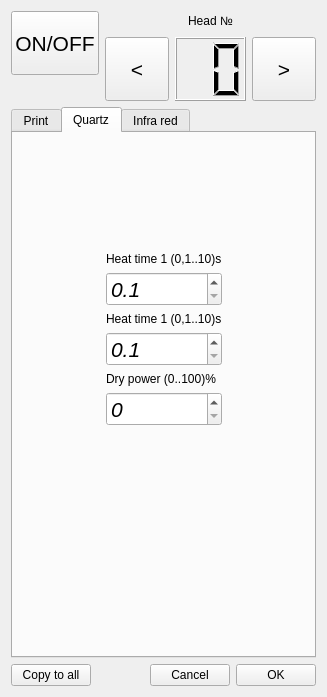
<?xml version="1.0" encoding="UTF-8"?>
<ui version="4.0">
 <class>SettingDialog</class>
 <widget class="QWidget" name="SettingDialog">
  <property name="geometry">
   <rect>
    <x>0</x>
    <y>0</y>
    <width>327</width>
    <height>697</height>
   </rect>
  </property>
  <property name="windowTitle">
   <string>Dialog</string>
  </property>
  <property name="locale">
   <locale language="English" country="UnitedStates"/>
  </property>
  <layout class="QVBoxLayout" name="verticalLayout_9" stretch="1,10,1">
   <item>
    <layout class="QHBoxLayout" name="horizontalLayout_6">
     <item>
      <layout class="QVBoxLayout" name="verticalLayout_20">
       <item>
        <widget class="QPushButton" name="pButtonHeadOnOff">
         <property name="minimumSize">
          <size>
           <width>64</width>
           <height>64</height>
          </size>
         </property>
         <property name="font">
          <font>
           <pointsize>16</pointsize>
          </font>
         </property>
         <property name="text">
          <string>ON/OFF</string>
         </property>
         <property name="checkable">
          <bool>true</bool>
         </property>
        </widget>
       </item>
       <item>
        <spacer name="verticalSpacer_9">
         <property name="orientation">
          <enum>Qt::Vertical</enum>
         </property>
         <property name="sizeHint" stdset="0">
          <size>
           <width>20</width>
           <height>40</height>
          </size>
         </property>
        </spacer>
       </item>
      </layout>
     </item>
     <item>
      <layout class="QVBoxLayout" name="verticalLayout">
       <item>
        <layout class="QHBoxLayout" name="horizontalLayout_5">
         <item>
          <spacer name="horizontalSpacer_5">
           <property name="orientation">
            <enum>Qt::Horizontal</enum>
           </property>
           <property name="sizeHint" stdset="0">
            <size>
             <width>40</width>
             <height>20</height>
            </size>
           </property>
          </spacer>
         </item>
         <item>
          <widget class="QLabel" name="label_12">
           <property name="text">
            <string>Head №</string>
           </property>
          </widget>
         </item>
         <item>
          <spacer name="horizontalSpacer_6">
           <property name="orientation">
            <enum>Qt::Horizontal</enum>
           </property>
           <property name="sizeHint" stdset="0">
            <size>
             <width>40</width>
             <height>20</height>
            </size>
           </property>
          </spacer>
         </item>
        </layout>
       </item>
       <item>
        <layout class="QHBoxLayout" name="horizontalLayout_4">
         <item>
          <widget class="QPushButton" name="pButtonHeadNoDec">
           <property name="minimumSize">
            <size>
             <width>64</width>
             <height>64</height>
            </size>
           </property>
           <property name="maximumSize">
            <size>
             <width>64</width>
             <height>64</height>
            </size>
           </property>
           <property name="font">
            <font>
             <pointsize>16</pointsize>
            </font>
           </property>
           <property name="text">
            <string>&lt;</string>
           </property>
          </widget>
         </item>
         <item>
          <widget class="QLCDNumber" name="lcdNumberHeadNo">
           <property name="digitCount">
            <number>2</number>
           </property>
          </widget>
         </item>
         <item>
          <widget class="QPushButton" name="pButtonHeadNoInc">
           <property name="minimumSize">
            <size>
             <width>64</width>
             <height>64</height>
            </size>
           </property>
           <property name="maximumSize">
            <size>
             <width>64</width>
             <height>64</height>
            </size>
           </property>
           <property name="font">
            <font>
             <pointsize>16</pointsize>
            </font>
           </property>
           <property name="text">
            <string>&gt;</string>
           </property>
          </widget>
         </item>
        </layout>
       </item>
      </layout>
     </item>
    </layout>
   </item>
   <item>
    <widget class="QTabWidget" name="tabWidget">
     <property name="tabPosition">
      <enum>QTabWidget::North</enum>
     </property>
     <property name="tabShape">
      <enum>QTabWidget::Rounded</enum>
     </property>
     <property name="currentIndex">
      <number>1</number>
     </property>
     <property name="iconSize">
      <size>
       <width>33</width>
       <height>33</height>
      </size>
     </property>
     <widget class="QWidget" name="tabPrint">
      <attribute name="icon">
       <iconset resource="icons.qrc">
        <normaloff>:/new/icons/icons/brush.png</normaloff>:/new/icons/icons/brush.png</iconset>
      </attribute>
      <attribute name="title">
       <string>Print</string>
      </attribute>
      <layout class="QVBoxLayout" name="verticalLayout_25">
       <item>
        <layout class="QHBoxLayout" name="horizontalLayout">
         <item>
          <layout class="QVBoxLayout" name="verticalLayout_7">
           <item>
            <layout class="QVBoxLayout" name="verticalLayout_2" stretch="1,0">
             <item>
              <widget class="QLabel" name="label">
               <property name="text">
                <string>Rear speed (5..100)%</string>
               </property>
              </widget>
             </item>
             <item>
              <widget class="QDoubleSpinBox" name="spinBoxRearSpeed">
               <property name="sizePolicy">
                <sizepolicy hsizetype="Minimum" vsizetype="Minimum">
                 <horstretch>0</horstretch>
                 <verstretch>0</verstretch>
                </sizepolicy>
               </property>
               <property name="font">
                <font>
                 <pointsize>16</pointsize>
                 <italic>true</italic>
                </font>
               </property>
               <property name="decimals">
                <number>0</number>
               </property>
               <property name="minimum">
                <double>5.000000000000000</double>
               </property>
               <property name="maximum">
                <double>100.000000000000000</double>
               </property>
              </widget>
             </item>
            </layout>
           </item>
           <item>
            <layout class="QVBoxLayout" name="verticalLayout_3" stretch="1,0">
             <item>
              <widget class="QLabel" name="label_2">
               <property name="text">
                <string>Front speed (5..100)%</string>
               </property>
              </widget>
             </item>
             <item>
              <widget class="QDoubleSpinBox" name="spinBoxFrontSpeed">
               <property name="sizePolicy">
                <sizepolicy hsizetype="Minimum" vsizetype="Minimum">
                 <horstretch>0</horstretch>
                 <verstretch>0</verstretch>
                </sizepolicy>
               </property>
               <property name="font">
                <font>
                 <pointsize>16</pointsize>
                 <italic>true</italic>
                </font>
               </property>
               <property name="decimals">
                <number>0</number>
               </property>
               <property name="minimum">
                <double>5.000000000000000</double>
               </property>
               <property name="maximum">
                <double>100.000000000000000</double>
               </property>
              </widget>
             </item>
            </layout>
           </item>
           <item>
            <layout class="QVBoxLayout" name="verticalLayout_4" stretch="0,0">
             <item>
              <widget class="QLabel" name="label_3">
               <property name="text">
                <string>Strok count (1..10)</string>
               </property>
              </widget>
             </item>
             <item>
              <widget class="QDoubleSpinBox" name="spinBoxStrokCount">
               <property name="sizePolicy">
                <sizepolicy hsizetype="Minimum" vsizetype="Minimum">
                 <horstretch>0</horstretch>
                 <verstretch>0</verstretch>
                </sizepolicy>
               </property>
               <property name="font">
                <font>
                 <pointsize>16</pointsize>
                 <italic>true</italic>
                </font>
               </property>
               <property name="decimals">
                <number>0</number>
               </property>
               <property name="minimum">
                <double>1.000000000000000</double>
               </property>
               <property name="maximum">
                <double>10.000000000000000</double>
               </property>
              </widget>
             </item>
            </layout>
           </item>
          </layout>
         </item>
         <item>
          <layout class="QVBoxLayout" name="verticalLayout_8">
           <item>
            <layout class="QVBoxLayout" name="verticalLayout_5" stretch="1,10">
             <item>
              <widget class="QLabel" name="label_5">
               <property name="text">
                <string>Rear range (0..30) inch</string>
               </property>
              </widget>
             </item>
             <item>
              <widget class="QDoubleSpinBox" name="dSpinBoxRearRange">
               <property name="sizePolicy">
                <sizepolicy hsizetype="Minimum" vsizetype="Minimum">
                 <horstretch>0</horstretch>
                 <verstretch>0</verstretch>
                </sizepolicy>
               </property>
               <property name="font">
                <font>
                 <pointsize>16</pointsize>
                 <italic>true</italic>
                </font>
               </property>
               <property name="decimals">
                <number>1</number>
               </property>
               <property name="maximum">
                <double>30.000000000000000</double>
               </property>
              </widget>
             </item>
            </layout>
           </item>
           <item>
            <layout class="QVBoxLayout" name="verticalLayout_6" stretch="1,10">
             <item>
              <widget class="QLabel" name="label_6">
               <property name="text">
                <string>Front range (0..30) inch</string>
               </property>
              </widget>
             </item>
             <item>
              <widget class="QDoubleSpinBox" name="dSpinBoxFrontRange">
               <property name="sizePolicy">
                <sizepolicy hsizetype="Minimum" vsizetype="Minimum">
                 <horstretch>0</horstretch>
                 <verstretch>0</verstretch>
                </sizepolicy>
               </property>
               <property name="font">
                <font>
                 <pointsize>16</pointsize>
                 <italic>true</italic>
                </font>
               </property>
               <property name="decimals">
                <number>1</number>
               </property>
               <property name="maximum">
                <double>30.000000000000000</double>
               </property>
              </widget>
             </item>
            </layout>
           </item>
           <item>
            <spacer name="verticalSpacer">
             <property name="orientation">
              <enum>Qt::Vertical</enum>
             </property>
             <property name="sizeHint" stdset="0">
              <size>
               <width>20</width>
               <height>40</height>
              </size>
             </property>
            </spacer>
           </item>
          </layout>
         </item>
        </layout>
       </item>
       <item>
        <layout class="QVBoxLayout" name="verticalLayout_24">
         <item>
          <layout class="QHBoxLayout" name="horizontalLayout_8">
           <item>
            <layout class="QVBoxLayout" name="verticalLayout_23">
             <item>
              <widget class="QPushButton" name="pushButtonPlast">
               <property name="sizePolicy">
                <sizepolicy hsizetype="Expanding" vsizetype="Minimum">
                 <horstretch>0</horstretch>
                 <verstretch>0</verstretch>
                </sizepolicy>
               </property>
               <property name="minimumSize">
                <size>
                 <width>65</width>
                 <height>55</height>
                </size>
               </property>
               <property name="text">
                <string>Plast</string>
               </property>
               <property name="icon">
                <iconset resource="icons.qrc">
                 <normaloff>:/new/icons/icons/Bucket.png</normaloff>:/new/icons/icons/Bucket.png</iconset>
               </property>
               <property name="iconSize">
                <size>
                 <width>40</width>
                 <height>40</height>
                </size>
               </property>
              </widget>
             </item>
             <item>
              <spacer name="verticalSpacer_2">
               <property name="orientation">
                <enum>Qt::Vertical</enum>
               </property>
               <property name="sizeHint" stdset="0">
                <size>
                 <width>20</width>
                 <height>40</height>
                </size>
               </property>
              </spacer>
             </item>
             <item>
              <widget class="QPushButton" name="pushButtonMTPMove">
               <property name="sizePolicy">
                <sizepolicy hsizetype="Expanding" vsizetype="Minimum">
                 <horstretch>0</horstretch>
                 <verstretch>0</verstretch>
                </sizepolicy>
               </property>
               <property name="minimumSize">
                <size>
                 <width>65</width>
                 <height>55</height>
                </size>
               </property>
               <property name="text">
                <string>MPT move</string>
               </property>
               <property name="icon">
                <iconset resource="icons.qrc">
                 <normaloff>:/arrows/icons/arrows/arrowUD.png</normaloff>:/arrows/icons/arrows/arrowUD.png</iconset>
               </property>
               <property name="iconSize">
                <size>
                 <width>40</width>
                 <height>40</height>
                </size>
               </property>
              </widget>
             </item>
            </layout>
           </item>
           <item>
            <layout class="QVBoxLayout" name="verticalLayout_21">
             <item>
              <widget class="QPushButton" name="pushButtonFL">
               <property name="sizePolicy">
                <sizepolicy hsizetype="Expanding" vsizetype="Minimum">
                 <horstretch>0</horstretch>
                 <verstretch>0</verstretch>
                </sizepolicy>
               </property>
               <property name="minimumSize">
                <size>
                 <width>65</width>
                 <height>55</height>
                </size>
               </property>
               <property name="text">
                <string>FL</string>
               </property>
               <property name="icon">
                <iconset resource="icons.qrc">
                 <normaloff>:/new/icons/icons/sqfl_up.png</normaloff>:/new/icons/icons/sqfl_up.png</iconset>
               </property>
               <property name="iconSize">
                <size>
                 <width>40</width>
                 <height>40</height>
                </size>
               </property>
              </widget>
             </item>
             <item>
              <widget class="QPushButton" name="pushButtonFL_SQ">
               <property name="sizePolicy">
                <sizepolicy hsizetype="Expanding" vsizetype="Minimum">
                 <horstretch>0</horstretch>
                 <verstretch>0</verstretch>
                </sizepolicy>
               </property>
               <property name="minimumSize">
                <size>
                 <width>65</width>
                 <height>55</height>
                </size>
               </property>
               <property name="text">
                <string>FL/SQ up</string>
               </property>
               <property name="icon">
                <iconset resource="icons.qrc">
                 <normaloff>:/new/icons/icons/sqfl_middle.png</normaloff>:/new/icons/icons/sqfl_middle.png</iconset>
               </property>
               <property name="iconSize">
                <size>
                 <width>40</width>
                 <height>40</height>
                </size>
               </property>
              </widget>
             </item>
             <item>
              <widget class="QPushButton" name="pushButtonSQ">
               <property name="sizePolicy">
                <sizepolicy hsizetype="Expanding" vsizetype="Minimum">
                 <horstretch>0</horstretch>
                 <verstretch>0</verstretch>
                </sizepolicy>
               </property>
               <property name="minimumSize">
                <size>
                 <width>65</width>
                 <height>55</height>
                </size>
               </property>
               <property name="text">
                <string>SQ</string>
               </property>
               <property name="icon">
                <iconset resource="icons.qrc">
                 <normaloff>:/new/icons/icons/sqfl_down.png</normaloff>:/new/icons/icons/sqfl_down.png</iconset>
               </property>
               <property name="iconSize">
                <size>
                 <width>40</width>
                 <height>40</height>
                </size>
               </property>
              </widget>
             </item>
            </layout>
           </item>
           <item>
            <layout class="QVBoxLayout" name="verticalLayout_22">
             <item>
              <widget class="QPushButton" name="pushButtonMoveRear">
               <property name="sizePolicy">
                <sizepolicy hsizetype="Expanding" vsizetype="Minimum">
                 <horstretch>0</horstretch>
                 <verstretch>0</verstretch>
                </sizepolicy>
               </property>
               <property name="minimumSize">
                <size>
                 <width>65</width>
                 <height>55</height>
                </size>
               </property>
               <property name="text">
                <string>Rear</string>
               </property>
               <property name="icon">
                <iconset resource="icons.qrc">
                 <normaloff>:/arrows/icons/arrows/arrowUR.png</normaloff>:/arrows/icons/arrows/arrowUR.png</iconset>
               </property>
               <property name="iconSize">
                <size>
                 <width>40</width>
                 <height>40</height>
                </size>
               </property>
              </widget>
             </item>
             <item>
              <widget class="QPushButton" name="pushButtonMoveFront">
               <property name="sizePolicy">
                <sizepolicy hsizetype="Expanding" vsizetype="Minimum">
                 <horstretch>0</horstretch>
                 <verstretch>0</verstretch>
                </sizepolicy>
               </property>
               <property name="minimumSize">
                <size>
                 <width>65</width>
                 <height>55</height>
                </size>
               </property>
               <property name="text">
                <string>Front</string>
               </property>
               <property name="icon">
                <iconset resource="icons.qrc">
                 <normaloff>:/arrows/icons/arrows/arrowDL.png</normaloff>:/arrows/icons/arrows/arrowDL.png</iconset>
               </property>
               <property name="iconSize">
                <size>
                 <width>40</width>
                 <height>40</height>
                </size>
               </property>
              </widget>
             </item>
             <item>
              <widget class="QPushButton" name="pushButtonMoveTest">
               <property name="sizePolicy">
                <sizepolicy hsizetype="Expanding" vsizetype="Minimum">
                 <horstretch>0</horstretch>
                 <verstretch>0</verstretch>
                </sizepolicy>
               </property>
               <property name="minimumSize">
                <size>
                 <width>65</width>
                 <height>55</height>
                </size>
               </property>
               <property name="text">
                <string>Test</string>
               </property>
               <property name="icon">
                <iconset resource="icons.qrc">
                 <normaloff>:/arrows/icons/arrows/arrowLR2.png</normaloff>:/arrows/icons/arrows/arrowLR2.png</iconset>
               </property>
               <property name="iconSize">
                <size>
                 <width>40</width>
                 <height>40</height>
                </size>
               </property>
              </widget>
             </item>
            </layout>
           </item>
          </layout>
         </item>
         <item>
          <layout class="QHBoxLayout" name="horizontalLayout_9">
           <item>
            <widget class="QPushButton" name="pushButtonPressure">
             <property name="sizePolicy">
              <sizepolicy hsizetype="Expanding" vsizetype="Minimum">
               <horstretch>0</horstretch>
               <verstretch>0</verstretch>
              </sizepolicy>
             </property>
             <property name="minimumSize">
              <size>
               <width>65</width>
               <height>55</height>
              </size>
             </property>
             <property name="text">
              <string>Pressure</string>
             </property>
             <property name="iconSize">
              <size>
               <width>40</width>
               <height>40</height>
              </size>
             </property>
            </widget>
           </item>
           <item>
            <widget class="QPushButton" name="pushButtonHoldOn">
             <property name="sizePolicy">
              <sizepolicy hsizetype="Expanding" vsizetype="Minimum">
               <horstretch>0</horstretch>
               <verstretch>0</verstretch>
              </sizepolicy>
             </property>
             <property name="minimumSize">
              <size>
               <width>65</width>
               <height>55</height>
              </size>
             </property>
             <property name="text">
              <string>Hold on</string>
             </property>
             <property name="icon">
              <iconset resource="icons.qrc">
               <normaloff>:/new/icons/icons/handNO.png</normaloff>:/new/icons/icons/handNO.png</iconset>
             </property>
             <property name="iconSize">
              <size>
               <width>40</width>
               <height>40</height>
              </size>
             </property>
             <property name="checkable">
              <bool>true</bool>
             </property>
            </widget>
           </item>
           <item>
            <spacer name="horizontalSpacer_8">
             <property name="orientation">
              <enum>Qt::Horizontal</enum>
             </property>
             <property name="sizeHint" stdset="0">
              <size>
               <width>40</width>
               <height>20</height>
              </size>
             </property>
            </spacer>
           </item>
          </layout>
         </item>
        </layout>
       </item>
      </layout>
     </widget>
     <widget class="QWidget" name="tabQuartz">
      <attribute name="icon">
       <iconset resource="icons.qrc">
        <normaloff>:/new/icons/icons/lamp.png</normaloff>:/new/icons/icons/lamp.png</iconset>
      </attribute>
      <attribute name="title">
       <string>Quartz</string>
      </attribute>
      <layout class="QHBoxLayout" name="horizontalLayout_2">
       <item>
        <spacer name="horizontalSpacer_2">
         <property name="orientation">
          <enum>Qt::Horizontal</enum>
         </property>
         <property name="sizeHint" stdset="0">
          <size>
           <width>69</width>
           <height>20</height>
          </size>
         </property>
        </spacer>
       </item>
       <item>
        <layout class="QVBoxLayout" name="verticalLayout_18" stretch="1,1,2">
         <item>
          <spacer name="verticalSpacer_5">
           <property name="orientation">
            <enum>Qt::Vertical</enum>
           </property>
           <property name="sizeHint" stdset="0">
            <size>
             <width>20</width>
             <height>40</height>
            </size>
           </property>
          </spacer>
         </item>
         <item>
          <layout class="QVBoxLayout" name="verticalLayout_10">
           <item>
            <layout class="QVBoxLayout" name="verticalLayout_11" stretch="1,10">
             <item>
              <widget class="QLabel" name="label_7">
               <property name="text">
                <string>Heat time 1 (0,1..10)s</string>
               </property>
              </widget>
             </item>
             <item>
              <widget class="QDoubleSpinBox" name="dSpinBoxHeatTime1Q">
               <property name="sizePolicy">
                <sizepolicy hsizetype="Minimum" vsizetype="Minimum">
                 <horstretch>0</horstretch>
                 <verstretch>0</verstretch>
                </sizepolicy>
               </property>
               <property name="font">
                <font>
                 <pointsize>16</pointsize>
                 <italic>true</italic>
                </font>
               </property>
               <property name="decimals">
                <number>1</number>
               </property>
               <property name="minimum">
                <double>0.100000000000000</double>
               </property>
               <property name="maximum">
                <double>10.000000000000000</double>
               </property>
              </widget>
             </item>
            </layout>
           </item>
           <item>
            <layout class="QVBoxLayout" name="verticalLayout_12" stretch="0,10">
             <item>
              <widget class="QLabel" name="label_9">
               <property name="text">
                <string>Heat time 1 (0,1..10)s</string>
               </property>
              </widget>
             </item>
             <item>
              <widget class="QDoubleSpinBox" name="dSpinBoxHeatTime2Q">
               <property name="sizePolicy">
                <sizepolicy hsizetype="Minimum" vsizetype="Minimum">
                 <horstretch>0</horstretch>
                 <verstretch>0</verstretch>
                </sizepolicy>
               </property>
               <property name="font">
                <font>
                 <pointsize>16</pointsize>
                 <italic>true</italic>
                </font>
               </property>
               <property name="decimals">
                <number>1</number>
               </property>
               <property name="minimum">
                <double>0.100000000000000</double>
               </property>
               <property name="maximum">
                <double>10.000000000000000</double>
               </property>
              </widget>
             </item>
            </layout>
           </item>
           <item>
            <spacer name="verticalSpacer_3">
             <property name="orientation">
              <enum>Qt::Vertical</enum>
             </property>
             <property name="sizeHint" stdset="0">
              <size>
               <width>20</width>
               <height>40</height>
              </size>
             </property>
            </spacer>
           </item>
           <item>
            <layout class="QVBoxLayout" name="verticalLayout_13" stretch="0,0">
             <item>
              <widget class="QLabel" name="label_4">
               <property name="text">
                <string>Dry power (0..100)%</string>
               </property>
              </widget>
             </item>
             <item>
              <widget class="QDoubleSpinBox" name="spinBoxDryPowerQ">
               <property name="sizePolicy">
                <sizepolicy hsizetype="Minimum" vsizetype="Minimum">
                 <horstretch>0</horstretch>
                 <verstretch>0</verstretch>
                </sizepolicy>
               </property>
               <property name="font">
                <font>
                 <pointsize>16</pointsize>
                 <italic>true</italic>
                </font>
               </property>
               <property name="decimals">
                <number>0</number>
               </property>
              </widget>
             </item>
            </layout>
           </item>
          </layout>
         </item>
         <item>
          <spacer name="verticalSpacer_6">
           <property name="orientation">
            <enum>Qt::Vertical</enum>
           </property>
           <property name="sizeHint" stdset="0">
            <size>
             <width>20</width>
             <height>40</height>
            </size>
           </property>
          </spacer>
         </item>
        </layout>
       </item>
       <item>
        <spacer name="horizontalSpacer">
         <property name="orientation">
          <enum>Qt::Horizontal</enum>
         </property>
         <property name="sizeHint" stdset="0">
          <size>
           <width>68</width>
           <height>20</height>
          </size>
         </property>
        </spacer>
       </item>
      </layout>
     </widget>
     <widget class="QWidget" name="tabIR">
      <attribute name="icon">
       <iconset resource="icons.qrc">
        <normaloff>:/new/icons/icons/heat.png</normaloff>:/new/icons/icons/heat.png</iconset>
      </attribute>
      <attribute name="title">
       <string>Infra red</string>
      </attribute>
      <layout class="QHBoxLayout" name="horizontalLayout_3">
       <item>
        <spacer name="horizontalSpacer_3">
         <property name="orientation">
          <enum>Qt::Horizontal</enum>
         </property>
         <property name="sizeHint" stdset="0">
          <size>
           <width>59</width>
           <height>20</height>
          </size>
         </property>
        </spacer>
       </item>
       <item>
        <layout class="QVBoxLayout" name="verticalLayout_19" stretch="1,1,2">
         <item>
          <spacer name="verticalSpacer_8">
           <property name="orientation">
            <enum>Qt::Vertical</enum>
           </property>
           <property name="sizeHint" stdset="0">
            <size>
             <width>20</width>
             <height>40</height>
            </size>
           </property>
          </spacer>
         </item>
         <item>
          <layout class="QVBoxLayout" name="verticalLayout_14">
           <item>
            <layout class="QVBoxLayout" name="verticalLayout_15" stretch="1,10">
             <item>
              <widget class="QLabel" name="label_8">
               <property name="text">
                <string>Heat time 1 (0,1..10)s</string>
               </property>
              </widget>
             </item>
             <item>
              <widget class="QDoubleSpinBox" name="dSpinBoxHeatTime1IR">
               <property name="sizePolicy">
                <sizepolicy hsizetype="Minimum" vsizetype="Minimum">
                 <horstretch>0</horstretch>
                 <verstretch>0</verstretch>
                </sizepolicy>
               </property>
               <property name="font">
                <font>
                 <pointsize>16</pointsize>
                 <italic>true</italic>
                </font>
               </property>
               <property name="decimals">
                <number>1</number>
               </property>
               <property name="minimum">
                <double>0.100000000000000</double>
               </property>
               <property name="maximum">
                <double>10.000000000000000</double>
               </property>
              </widget>
             </item>
            </layout>
           </item>
           <item>
            <layout class="QVBoxLayout" name="verticalLayout_16" stretch="0,10">
             <item>
              <widget class="QLabel" name="label_10">
               <property name="text">
                <string>Heat time 1 (0,1..10)s</string>
               </property>
              </widget>
             </item>
             <item>
              <widget class="QDoubleSpinBox" name="dSpinBoxHeatTime2IR">
               <property name="sizePolicy">
                <sizepolicy hsizetype="Minimum" vsizetype="Minimum">
                 <horstretch>0</horstretch>
                 <verstretch>0</verstretch>
                </sizepolicy>
               </property>
               <property name="font">
                <font>
                 <pointsize>16</pointsize>
                 <italic>true</italic>
                </font>
               </property>
               <property name="decimals">
                <number>1</number>
               </property>
               <property name="minimum">
                <double>0.100000000000000</double>
               </property>
               <property name="maximum">
                <double>10.000000000000000</double>
               </property>
              </widget>
             </item>
            </layout>
           </item>
           <item>
            <spacer name="verticalSpacer_4">
             <property name="orientation">
              <enum>Qt::Vertical</enum>
             </property>
             <property name="sizeHint" stdset="0">
              <size>
               <width>20</width>
               <height>40</height>
              </size>
             </property>
            </spacer>
           </item>
           <item>
            <layout class="QVBoxLayout" name="verticalLayout_17" stretch="1,10">
             <item>
              <widget class="QLabel" name="label_11">
               <property name="text">
                <string>Drying range (0..30) inch</string>
               </property>
              </widget>
             </item>
             <item>
              <widget class="QDoubleSpinBox" name="dSpinBoxDryingRangeIR">
               <property name="sizePolicy">
                <sizepolicy hsizetype="Minimum" vsizetype="Minimum">
                 <horstretch>0</horstretch>
                 <verstretch>0</verstretch>
                </sizepolicy>
               </property>
               <property name="font">
                <font>
                 <pointsize>16</pointsize>
                 <italic>true</italic>
                </font>
               </property>
               <property name="decimals">
                <number>1</number>
               </property>
               <property name="maximum">
                <double>30.000000000000000</double>
               </property>
              </widget>
             </item>
            </layout>
           </item>
          </layout>
         </item>
         <item>
          <spacer name="verticalSpacer_7">
           <property name="orientation">
            <enum>Qt::Vertical</enum>
           </property>
           <property name="sizeHint" stdset="0">
            <size>
             <width>20</width>
             <height>40</height>
            </size>
           </property>
          </spacer>
         </item>
        </layout>
       </item>
       <item>
        <spacer name="horizontalSpacer_4">
         <property name="orientation">
          <enum>Qt::Horizontal</enum>
         </property>
         <property name="sizeHint" stdset="0">
          <size>
           <width>59</width>
           <height>20</height>
          </size>
         </property>
        </spacer>
       </item>
      </layout>
     </widget>
    </widget>
   </item>
   <item>
    <layout class="QHBoxLayout" name="horizontalLayout_7">
     <item>
      <widget class="QPushButton" name="pushButtonCopyToAll">
       <property name="text">
        <string>Copy to all</string>
       </property>
       <property name="icon">
        <iconset resource="icons.qrc">
         <normaloff>:/new/icons/icons/copy.png</normaloff>:/new/icons/icons/copy.png</iconset>
       </property>
       <property name="iconSize">
        <size>
         <width>40</width>
         <height>40</height>
        </size>
       </property>
      </widget>
     </item>
     <item>
      <spacer name="horizontalSpacer_7">
       <property name="orientation">
        <enum>Qt::Horizontal</enum>
       </property>
       <property name="sizeHint" stdset="0">
        <size>
         <width>40</width>
         <height>20</height>
        </size>
       </property>
      </spacer>
     </item>
     <item>
      <widget class="QPushButton" name="pushButtonCancel">
       <property name="text">
        <string>Cancel</string>
       </property>
       <property name="icon">
        <iconset resource="icons.qrc">
         <normaloff>:/new/icons/icons/multip.png</normaloff>:/new/icons/icons/multip.png</iconset>
       </property>
       <property name="iconSize">
        <size>
         <width>40</width>
         <height>40</height>
        </size>
       </property>
      </widget>
     </item>
     <item>
      <widget class="QPushButton" name="pushButtonOK">
       <property name="text">
        <string>OK</string>
       </property>
       <property name="icon">
        <iconset resource="icons.qrc">
         <normaloff>:/new/icons/icons/check.png</normaloff>:/new/icons/icons/check.png</iconset>
       </property>
       <property name="iconSize">
        <size>
         <width>40</width>
         <height>40</height>
        </size>
       </property>
      </widget>
     </item>
    </layout>
   </item>
  </layout>
 </widget>
 <resources>
  <include location="icons.qrc"/>
 </resources>
 <connections/>
</ui>
